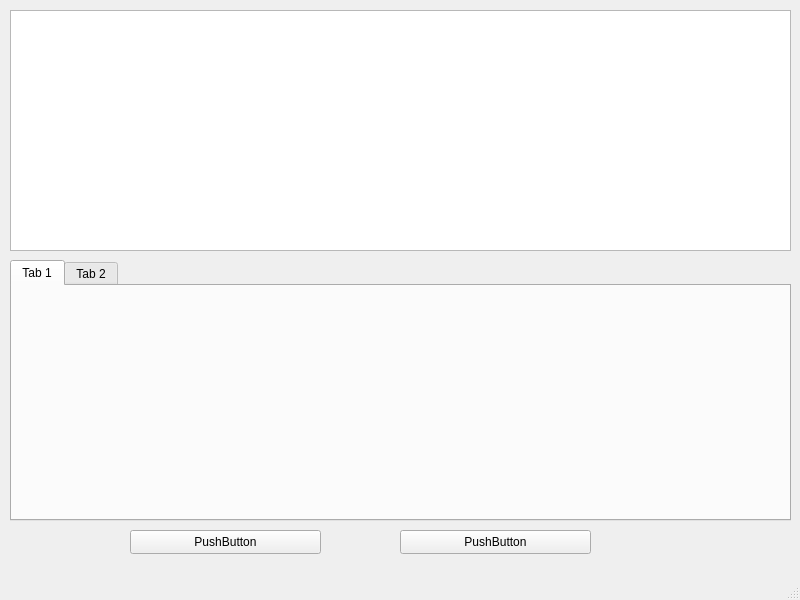
<?xml version="1.0" encoding="UTF-8"?>
<ui version="4.0">
 <class>MainWindow</class>
 <widget class="QMainWindow" name="MainWindow">
  <property name="geometry">
   <rect>
    <x>0</x>
    <y>0</y>
    <width>800</width>
    <height>600</height>
   </rect>
  </property>
  <property name="windowTitle">
   <string>MainWindow</string>
  </property>
  <widget class="QWidget" name="centralwidget">
   <widget class="QTableView" name="tableView">
    <property name="geometry">
     <rect>
      <x>10</x>
      <y>10</y>
      <width>781</width>
      <height>241</height>
     </rect>
    </property>
   </widget>
   <widget class="QPushButton" name="pushButton">
    <property name="geometry">
     <rect>
      <x>130</x>
      <y>530</y>
      <width>191</width>
      <height>24</height>
     </rect>
    </property>
    <property name="text">
     <string>PushButton</string>
    </property>
   </widget>
   <widget class="QPushButton" name="pushButton_2">
    <property name="geometry">
     <rect>
      <x>400</x>
      <y>530</y>
      <width>191</width>
      <height>24</height>
     </rect>
    </property>
    <property name="text">
     <string>PushButton</string>
    </property>
   </widget>
   <widget class="QTabWidget" name="tabWidget">
    <property name="geometry">
     <rect>
      <x>10</x>
      <y>260</y>
      <width>781</width>
      <height>261</height>
     </rect>
    </property>
    <widget class="QWidget" name="tab">
     <attribute name="title">
      <string>Tab 1</string>
     </attribute>
    </widget>
    <widget class="QWidget" name="tab_2">
     <attribute name="title">
      <string>Tab 2</string>
     </attribute>
    </widget>
   </widget>
  </widget>
  <widget class="QMenuBar" name="menubar">
   <property name="geometry">
    <rect>
     <x>0</x>
     <y>0</y>
     <width>800</width>
     <height>21</height>
    </rect>
   </property>
  </widget>
  <widget class="QStatusBar" name="statusbar"/>
 </widget>
 <resources/>
 <connections/>
</ui>
